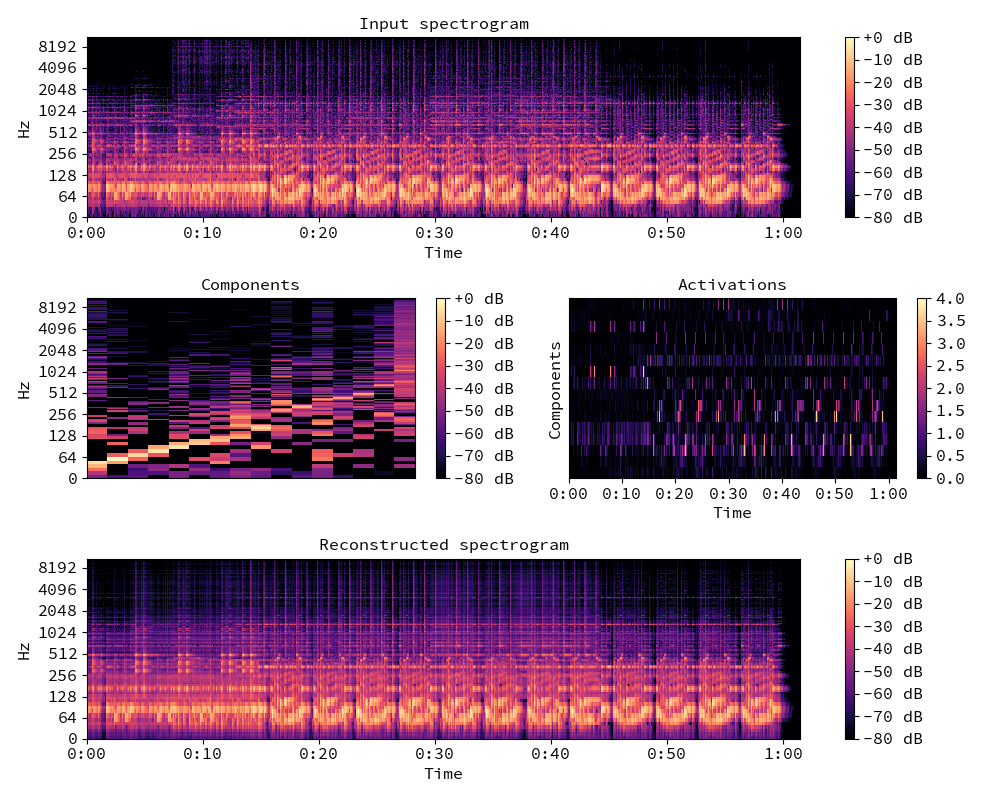

This chart was generated by the following Python code:
# Decompose a magnitude spectrogram into 32 components with NMF

y, sr = librosa.load(librosa.util.example_audio_file())
S = np.abs(librosa.stft(y))
comps, acts = librosa.decompose.decompose(S, n_components=8)
comps
# array([[  1.876e-01,   5.559e-02, ...,   1.687e-01,   4.907e-02],
# [  3.148e-01,   1.719e-01, ...,   2.314e-01,   9.493e-02],
# ...,
# [  1.561e-07,   8.564e-08, ...,   7.167e-08,   4.997e-08],
# [  1.531e-07,   7.880e-08, ...,   5.632e-08,   4.028e-08]])
acts
# array([[  4.197e-05,   8.512e-03, ...,   3.056e-05,   9.159e-06],
# [  9.568e-06,   1.718e-02, ...,   3.322e-05,   7.869e-06],
# ...,
# [  5.982e-05,   1.311e-02, ...,  -0.000e+00,   6.323e-06],
# [  3.782e-05,   7.056e-03, ...,   3.290e-05,  -0.000e+00]])

# Sort components by ascending peak frequency

comps, acts = librosa.decompose.decompose(S, n_components=16,
                                          sort=True)

# Or with sparse dictionary learning

import sklearn.decomposition
T = sklearn.decomposition.MiniBatchDictionaryLearning(n_components=16)
scomps, sacts = librosa.decompose.decompose(S, transformer=T, sort=True)

import matplotlib.pyplot as plt
plt.figure(figsize=(10,8))
plt.subplot(3, 1, 1)
librosa.display.specshow(librosa.amplitude_to_db(S,
                                                 ref=np.max),
                         y_axis='log', x_axis='time')
plt.title('Input spectrogram')
plt.colorbar(format='%+2.0f dB')
plt.subplot(3, 2, 3)
librosa.display.specshow(librosa.amplitude_to_db(comps,
                                                 ref=np.max),
                         y_axis='log')
plt.colorbar(format='%+2.0f dB')
plt.title('Components')
plt.subplot(3, 2, 4)
librosa.display.specshow(acts, x_axis='time')
plt.ylabel('Components')
plt.title('Activations')
plt.colorbar()
plt.subplot(3, 1, 3)
S_approx = comps.dot(acts)
librosa.display.specshow(librosa.amplitude_to_db(S_approx,
                                                 ref=np.max),
                         y_axis='log', x_axis='time')
plt.colorbar(format='%+2.0f dB')
plt.title('Reconstructed spectrogram')
plt.tight_layout()
